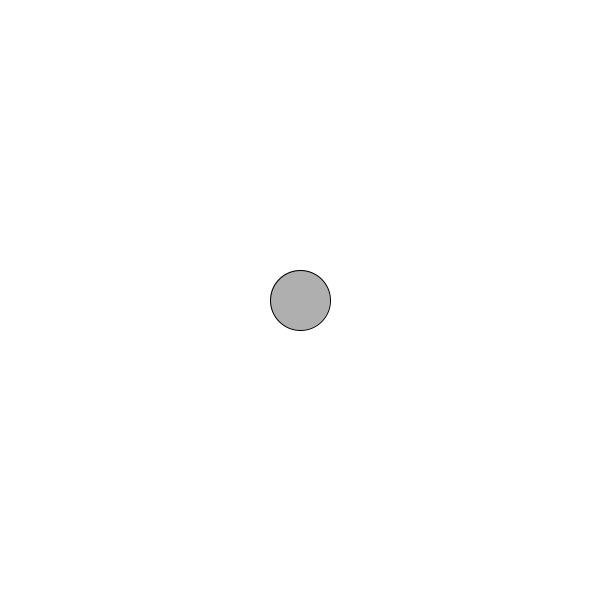
Frame 1 (no input)
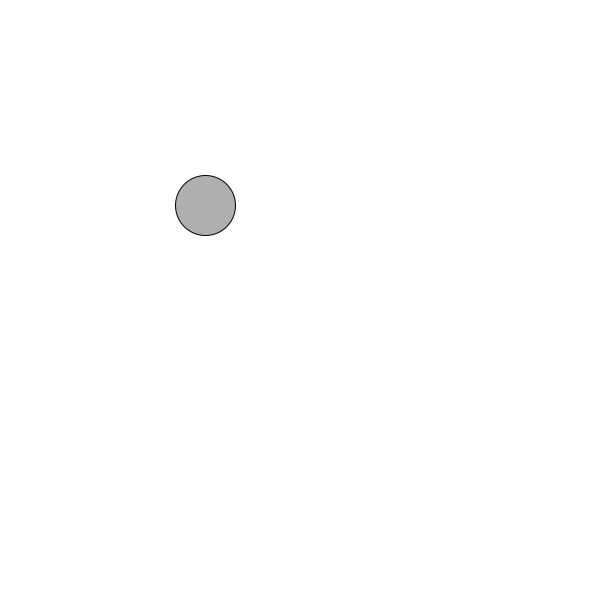
Frame 60 (the mouse pressed at the canvas centre just before this capture)
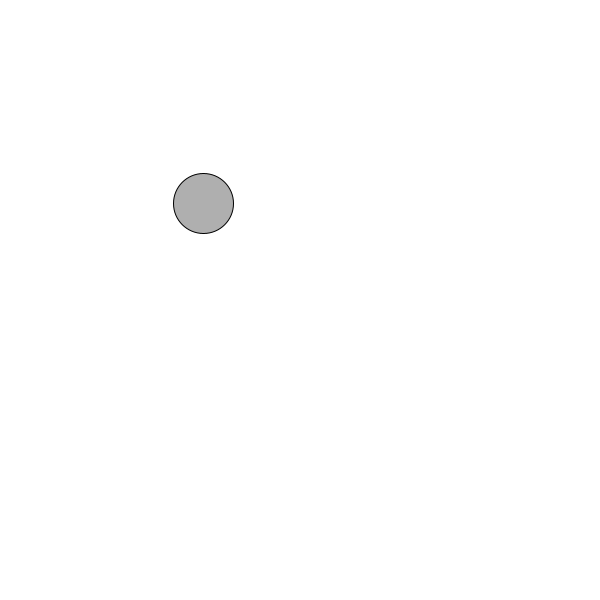
Frame 120 (the mouse held since frame 60 and released just before this capture)

The Processing sketch that drew these frames (run headless with seeded random() and noise(); from frame 60 on, the mouse is pressed at the canvas centre):

// Processing sketch: Repte3_part4
// ── Repte3_part4.pde

//Mida de la nostra finestra

  int width = 600;
  int height = 600;
  
    //Inicialitzem el nostre objecte
  
  Mover mover = new Mover();



void setup()
{
  
    surface.setSize(width,height);
}



void draw()
{
  
  background(255, 255, 255);
  
  //Apliquem els mètodes corresponents explicats en la classe Mover.
  
  mover.display();
  
  mover.update();
  
  mover.checkEdges();
  
  
}

// ── Mover.pde
class Mover{
  
   //Vectors per a la localització del nostre objecte i la  seva velocitat
   
   PVector location;
   PVector velocity;
   
   //Vector per a afegir una acceleració al moviment que ja té aplicat
   
    PVector acceleration;
    
     //Variable per a controlar l'acceleració màxima
     
     
   float topspeed;
   
   //Mètode per a moure el nostre objecte
   
   Mover()
   {
     
     //Inicialitzem els Vectors mencionats anteriorment
     
      location = new PVector(width/2,height/2);
    velocity = new PVector(0,0);
    acceleration = new PVector(0.001,0.01);
   
    
    topspeed = 3;
   }
   
   
   //Mètode per a actualitzar la posició del nostre objecte
   
   void update()
   {
     
     //Guardem en un Vector de forma regular la posició del nostre mouse.
     
     PVector mouse = new PVector(mouseX,mouseY);
     
     //Calculem la direcció del vector del mouse i el vector de l'localització del nostre objecte.
     
     PVector dir = PVector.sub(mouse,location);
     
     //Normalitzem el resultat i el multipliquem per tal d'obtenir un moviment unitari del nostre objecte cap a la posició del mouse.
     
     dir.normalize();
     dir.mult(0.1);
     acceleration = dir;
     
    
      
      velocity.add(acceleration);
    velocity.limit(topspeed);
    location.add(velocity);
     
    
 
     
   }
   
   //Mètode per a mostrar el nostre objecte
   
   void display()
   {
     
      stroke(0);
      fill(175);
      ellipse(location.x, location.y, 60,60);
     
   }
   
   //Mètode que comprova si el nostre objecte ha sortit de la finestra
   
   void checkEdges()
   {
     
      if(location.x > width)
      {
        
         location.x = 0; 
        
      } else if(location.x < 0)
      {
        
        location.x = width;
        
      }
      
      
      if(location.y > height)
      {
        
         location.y = 0; 
                
      }  else if ( location.y < 0)
      {
        
       location.y = height; 
        
      }
     
     
     
   }
   
  
}
